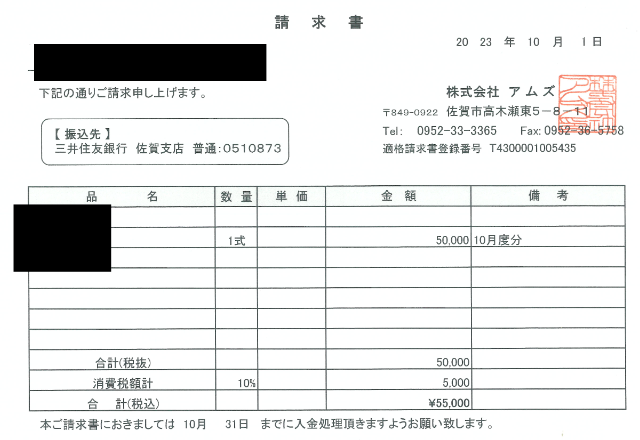
#> input picture py/text-from-image/images/001.png, 640 x 440 px
$ python gemini3.py
#> lines starting #> are read from the running program, lines starting #| are printed output that depends on the picture; after the words box and inside, x2 and y2 are one past the last pixel; in counts of white or black regions, pixels touching at a corner belong together
import cv2
import numpy as np
import pytesseract

def improve_ocr(image_path):
    """
    OCRの精度を向上させるための前処理を行う関数

    Args:
        image_path (str): 画像ファイルのパス

    Returns:
        str: 抽出されたテキスト
    """
#> called with image_path = './images/001.png'

    # 画像を読み込む
    img = cv2.imread(image_path)
#> img is the input picture: shape (440, 640, 3); mean B, G, R 230.5, 230.8, 230

    # グレースケール化
    gray = cv2.cvtColor(img, cv2.COLOR_BGR2GRAY)

    # 二値化（Otsuの二値化）
    thresh, img_bin = cv2.threshold(gray, 0, 255, cv2.THRESH_BINARY + cv2.THRESH_OTSU)
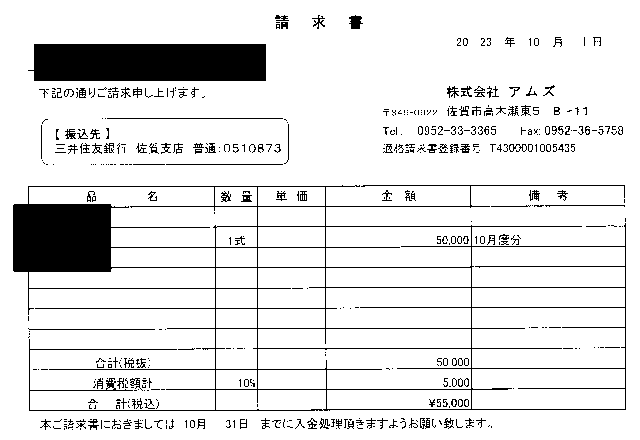
#> img_bin: shape (440, 640); 89.3% white; 489 black regions (351 under 20 px), largest, box (x1, y1, x2, y2) and area: (13, 185, 626, 411) 14150, (28, 44, 266, 81) 8590, (107, 118, 283, 119) 176
#> thresh = 153

    # ノイズ除去（開演算）
    kernel = np.ones((3, 3), np.uint8)
    img_opening = cv2.morphologyEx(img_bin, cv2.MORPH_OPEN, kernel)  # 開演算
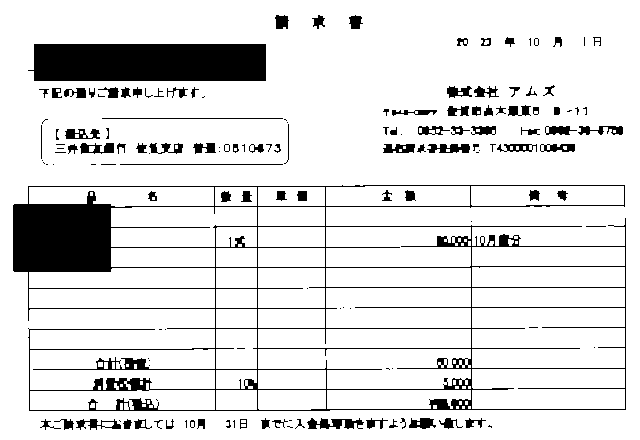
#> img_opening: shape (440, 640); 87.8% white; 148 black regions (54 under 20 px), largest, box (x1, y1, x2, y2) and area: (13, 185, 626, 411) 17030, (28, 44, 266, 81) 8590, (307, 418, 364, 429) 378

    # テキスト抽出
    config = '--psm 6 --oem 3'  # PSMモード6、LSTMエンジン
#> (the run stopped early here; a loop or call above may not have finished)
